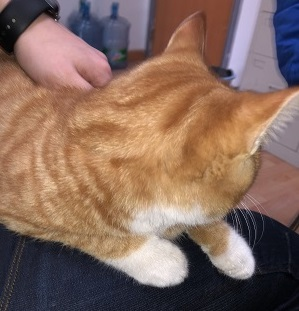
#> input picture imgs/test1.jpg, 299 x 311 px
$ jupyter execute --allow-errors explore.ipynb   (shell and % lines are left out)
#> lines starting #> are read from the running program, lines starting #| are printed output that depends on the picture; after the words box and inside, x2 and y2 are one past the last pixel; in counts of white or black regions, pixels touching at a corner belong together
[cell 1]
import PIL.Image
import numpy as np

#> (a cell that did not finish here is left out)

[cell 3]
pil = PIL.Image.open("imgs/test1.jpg")
#> pil is the input picture: PIL image 299x311 RGB; mean R, G, B 134.7, 106.9, 94.4

[cell 4]
np.array(pil.convert('LA'))

[cell 5]
arr = np.array(np.array(pil.convert('L')))
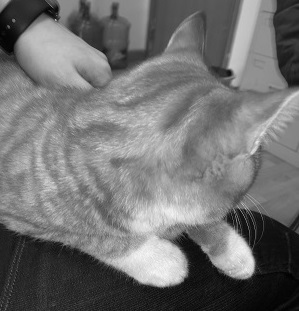
#> arr: shape (311, 299); min 1, max 248, mean 113.8

[cell 6]
import matplotlib.pyplot as plt

[cell 7]
hist = pil.convert('L').histogram()
#> hist = 256 values, max 1151 at index 144, min 0 at index 0, mean 363.2

[cell 8]
fig, ax = plt.subplots(figsize=(10,int(pil.size[1]/pil.size[0]*10)))
ax.bar(range(256),height=hist,width=1.2)
ax.axis("off")
#> Out = (-13.41, 268.4, 0, 1208.5)
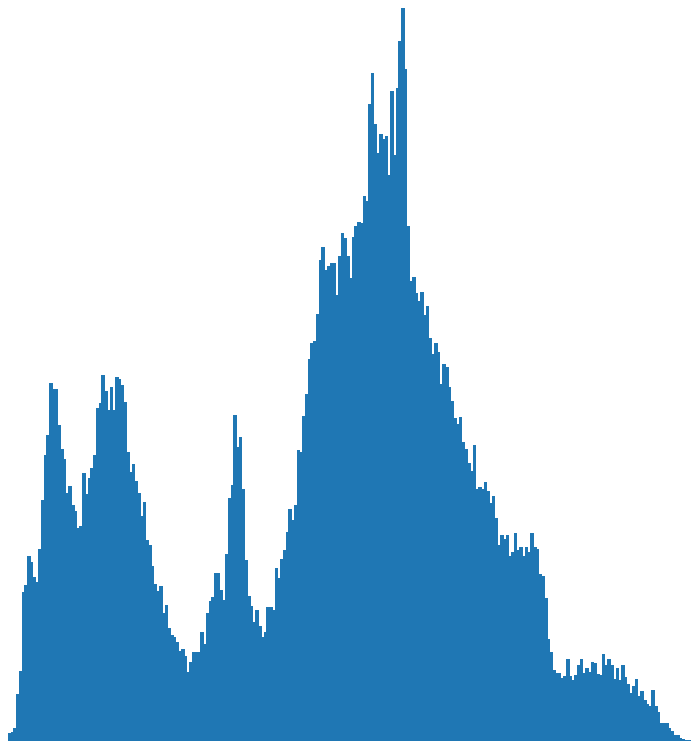
#> figure drawn by matplotlib, 1 panel

[cell 9]
fig.savefig("d",'png')

[cell 10]
pil.size
#> Out = (299, 311)

[cell 11]
plt.bar(range(256),height=hist,width=0.8)
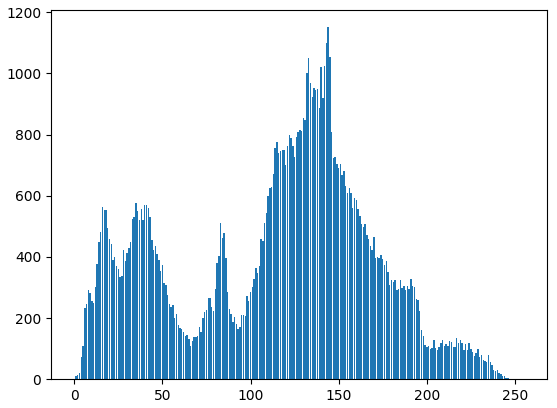
#> figure drawn by matplotlib, 1 panel; tallest bar 1151 high, from x = 143.6 to 144.4

[cell 12]
PIL.Image.fromarray(((arr>67)*255).astype(np.uint8))
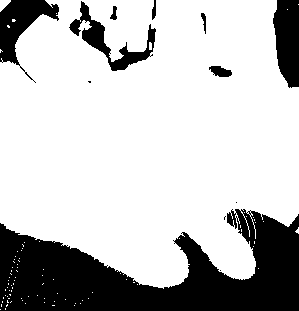
#> Out: PIL image 299x311 L; 75.3% white; 12 black regions (4 under 20 px), largest, box (x1, y1, x2, y2) and area: (0, 209, 299, 311) 17420, (273, 0, 299, 88) 1855, (0, 0, 59, 83) 1848

[cell 13]
from skimage.filters import roberts, sobel, prewitt, gaussian, median

[cell 14]
arr

[cell 15]
roberts(arr/255.)

[cell 16]
PIL.Image.fromarray(((sobel(arr))*255.).astype(np.uint8))
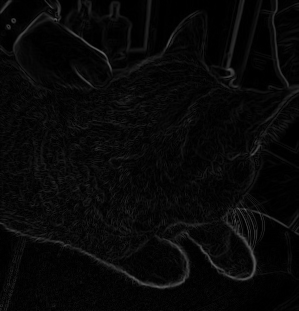
#> Out: PIL image 299x311 L; min 0, max 99, mean 8.1

[cell 17]
PIL.Image.fromarray(((prewitt(arr))*255.).astype(np.uint8))

[cell 18]
PIL.Image.fromarray(((median(arr))).astype(np.uint8))

[cell 19]
median(arr)

[cell 20]
PIL.Image.fromarray((np.abs(
    prewitt(arr) - sobel(arr)
)*255.).astype(np.uint8))
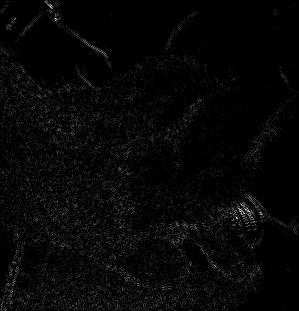
#> Out: PIL image 299x311 L; min 0, max 17, mean 0.438; drawn with min black and max white

[cell 21]
np.abs(prewitt(arr) - sobel(arr))*255.

[cell 22]
550/2.

[cell 23]
2870-275

[cell 24]
from skimage.morphology import erosion, dilation, opening, closing, white_tophat,binary_erosion
from skimage.morphology import disk

[cell 25]
erosion(arr,disk(1))

[cell 26]
opening(arr,disk(1))

[cell 27]
PIL.Image.fromarray(((binary_erosion(arr,disk(1)))).astype(np.uint8))

[cell 28]
a = 3

[cell 29]
print(exec("a"))

#> (a cell that did not finish here is left out)

[cell 31]
binary = arr >67

[cell 32]
PIL.Image.fromarray(((binary*255.)).astype(np.uint8))

[cell 33]
from skimage.morphology import medial_axis, skeletonize

[cell 34]
skel, distance = medial_axis(binary, return_distance=True)
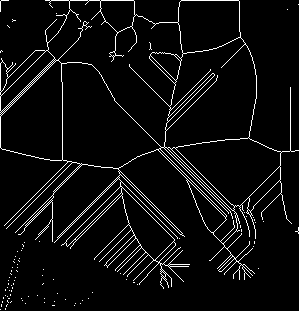
#> skel: shape (311, 299) bool; 5.1% white in thin lines or dots
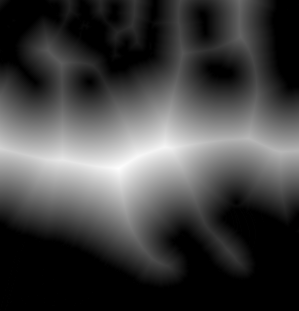
#> distance: shape (311, 299) float64; min 0, max 90.34, mean 23.6; drawn with min black and max white

$ run again, with imgs/test5.jpg copied over imgs/test1.jpg
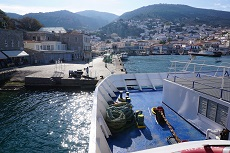
#> input picture imgs/test5.jpg, 230 x 153 px
#> pil is the input picture: PIL image 230x153 RGB; mean R, G, B 101, 113.1, 132
#> hist = 256 values, max 311 at index 113, min 5 at index 0, mean 137.5
#> `PIL.Image.fromarray(((arr>67)*255).astype(np.uint8))`:
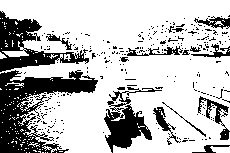
#> Out: PIL image 230x153 L; 73.6% white; 271 black regions (255 under 20 px), largest, box (x1, y1, x2, y2) and area: (0, 70, 98, 153) 3533, (0, 11, 89, 72) 1928, (104, 87, 162, 153) 1460
#> skel: shape (153, 230) bool; 17.7% white in thin lines or dots
#> `skel, distance = medial_axis(binary, return_distance=True)`:
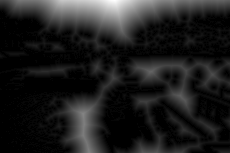
#> distance: shape (153, 230) float64; min 0, max 41.44, mean 5; drawn with min black and max white
